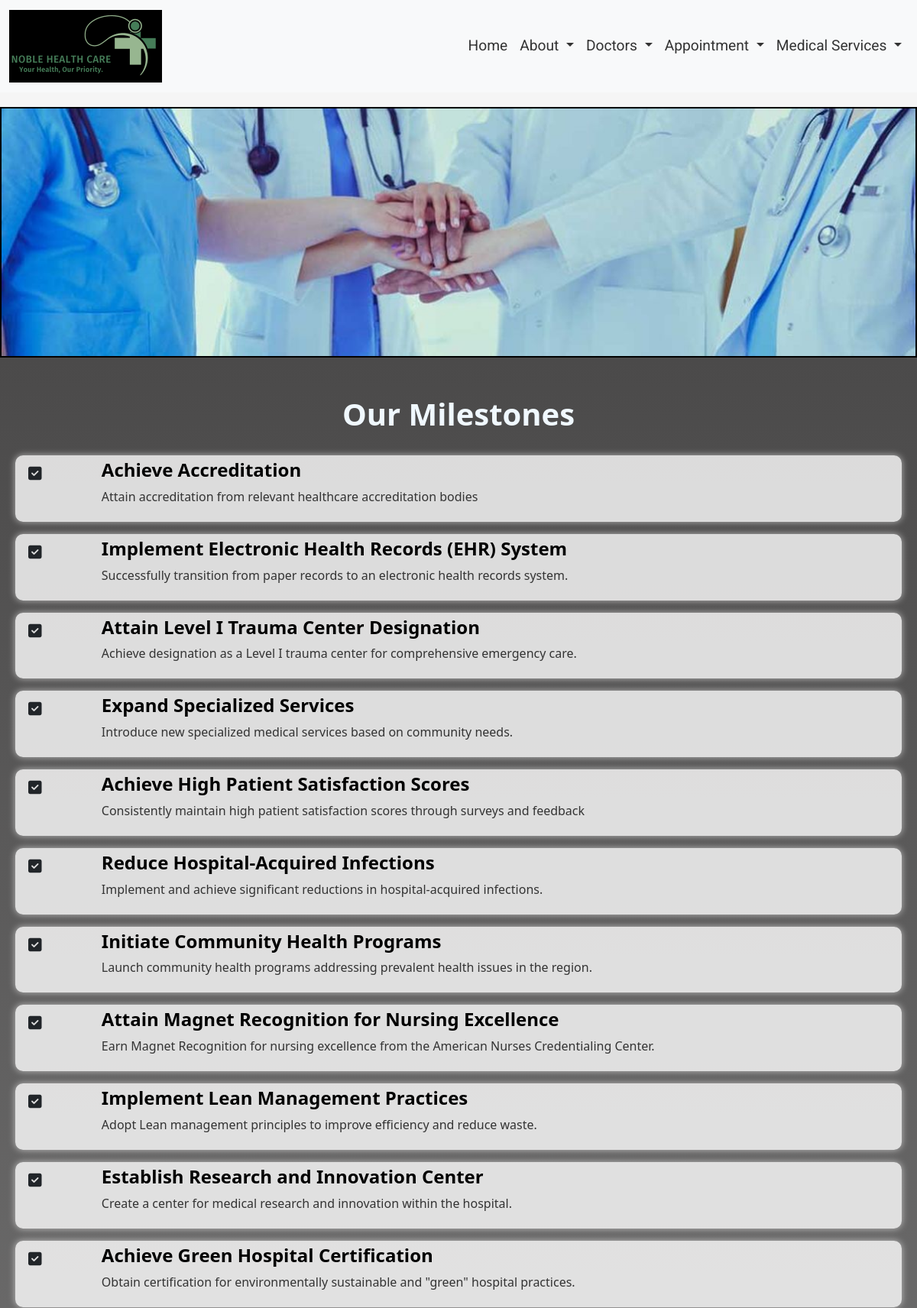
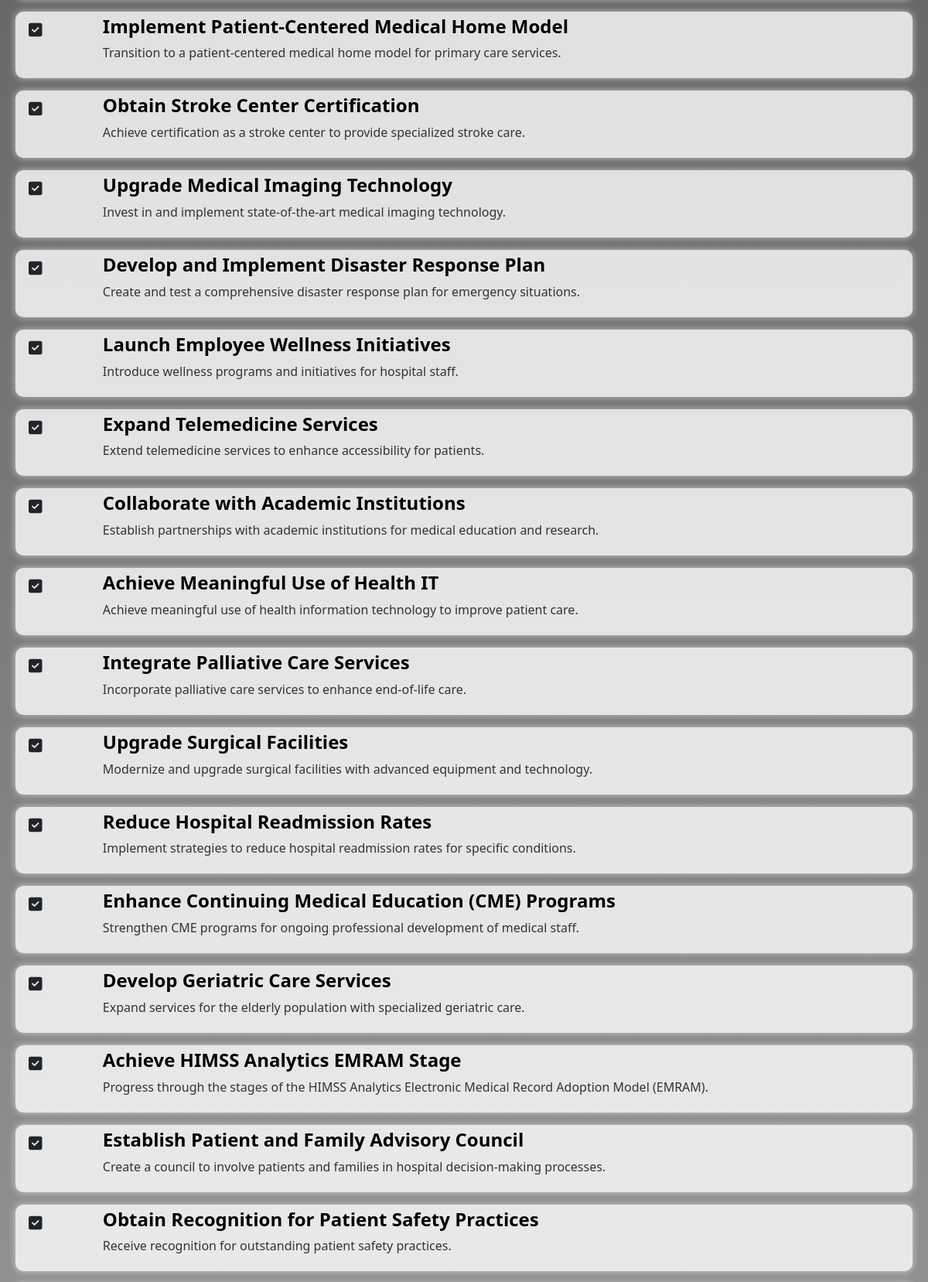
Screenshot of /Home/awards/ (upper part) with the database file from the repository (2 pictures, top to bottom).
### Home/models.py (models this page shows, shortened)
class Achievement(models.Model):
    title = models.CharField(max_length=255)
    description = models.TextField()

### Home/views.py (the view)
# urls.py: path("awards/", views.awards),
def awards(request):
    data = Achievement.objects.all()
    return render(request, "awards.html", {"data": data})

### Home/templates/awards.html (shortened to what this page needs)
<!DOCTYPE html>
<html lang="en">
  <head>
    {% load static %}
    <link rel="stylesheet" href="{% static 'css/bootstrap.min.css' %}" />
    <link rel="stylesheet" href="{% static 'css/award.css' %}" />
  </head>
  <body>
    <header>
      <nav class="navbar navbar-expand-lg bg-body-tertiary bg-white fixed-top">
        <div class="container-fluid">
          <a class="navbar-brand" href="#"
            ><img
              src="{% static 'image/logo1.png' %}"
              alt="Hospotal logo"
              width="200"
          /></a>
          <div class="collapse navbar-collapse" id="navbarNavDropdown">
            <ul class="navbar-nav" id="navbar-nav">
              <li class="nav-item">
                <a class="nav-link" id="nav-item1" href="/Home/">Home</a>
              </li>
              <li class="nav-item dropdown">
                <a
                  class="nav-link dropdown-toggle"
                  href="#"
                  role="button"
                  data-bs-toggle="dropdown"
                  aria-expanded="false"
                  id="nav-item2"
                >
                  About
                </a>
              </li>
              <li class="nav-item dropdown">
                <a
                  class="nav-link dropdown-toggle"
                  href="#"
                  role="button"
                  data-bs-toggle="dropdown"
                  aria-expanded="false"
                  id="nav-item3"
                >
                  Doctors
                </a>
              </li>
              <li class="nav-item dropdown">
                <a
                  class="nav-link dropdown-toggle"
                  href="#"
                  role="button"
                  data-bs-toggle="dropdown"
                  aria-expanded="false"
                  id="nav-item6"
                >
                  Appointment
                </a>
              </li>
              <li class="nav-item dropdown">
                <a
                  class="nav-link dropdown-toggle"
                  href="#"
                  role="button"
                  data-bs-toggle="dropdown"
                  aria-expanded="false"
                  id="nav-item7"
                >
                  Medical Services
                </a>
              </li>
            </ul>
          </div>
        </div>
      </nav>
    </header>
    <main>
      <div class="image-container">
        <img
          src="{% static 'image/awards/milestones.jpg' %}"
          alt="milestone image"
          class="achievement"
        />
      </div>
      <section class="milestone-main-container">
        <div class="milestone-container-heading">
          <h1 class="milestone-main-heading">Our Milestones</h1>
          {% for Achievement in data %}
          <div class="milestone-container d-flex justify-content-start mb-3">
            <div class="container-fluid">
              <div class="row">
                <div class="col-1 pt-2">
                  <i class="fa-solid fa-square-check checkbox-icon"></i>
                </div>
                <div class="col-11">
                  <h1 class="milestone-heading">{{ Achievement.title }}</h1>
                  <p class="milestone-description">
                    {{ Achievement.description }}
                  </p>
                </div>
              </div>
            </div>
          </div>
          {% endfor %}
        </div>
      </section>
    </main>
  </body>
</html>

### Home/static/css/award.css (style rules this page uses)
* { padding: 0; margin: 0; box-sizing: border-box; }
:root { --backgroundColor: #f5f5f5; --headingColor: #000000; --textColor: #333333; --footerColor: #cccccc; }
html { font-family: "Roboto", sans-serif; background-color: var(--backgroundColor); }
#navbar-nav { margin-left: auto; font-size: 1.2rem; font-weight: 400; }
:is( #nav-item1, #nav-item2, #nav-item3, #nav-item4, #nav-item5, #nav-item6, #nav-item7 ) { color: var(--textColor); font-family: "Roboto", sans-serif; }
:is( #nav-item1, #nav-item2, #nav-item3, #nav-item4, #nav-item5, #nav-item6, #nav-item7 ):hover { text-decoration: underline; text-shadow: 3px 3px 5px gray; }
.image-container { margin-top: 140px; }
.achievement { width: 100%; border: 2px solid black; }
.milestone-main-container { background: linear-gradient(to bottom, #4b4a4a, #999999); }
.milestone-container-heading { padding-top: 50px; padding-bottom: 50px; }
.milestone-main-heading { font-size: 2.5rem; font-weight: 700; color: aliceblue; text-align: center; margin-bottom: 30px; }
.milestone-container { padding: 5px; border-radius: 10px; background: rgba( 255, 255, 255, 0.8 ); box-shadow: 0 0 10px rgba(255, 255, 255, 0.6); margin-left: 20px; margin-right: 20px; transition: transform 0.2s ease-in-out; }
.checkbox-icon { font-size: 1.25rem; }
.milestone-heading { font-size: 1.5rem; font-weight: 600; color: var(--headingColor); }
.milestone-description { font-size: 1rem; font-weight: 400; color: var(--textColor); }

### rows the page displays
Achievement: title "Achieve Accreditation", description "Attain accreditation from relevant healthcare accreditation bodies"
Achievement: title "Implement Electronic Health Records (EHR) System", description "Successfully transition from paper records to an electronic health records system."
Achievement: title "Attain Level I Trauma Center Designation", description "Achieve designation as a Level I trauma center for comprehensive emergency care."
Achievement: title "Expand Specialized Services", description "Introduce new specialized medical services based on community needs."
Achievement: title "Achieve High Patient Satisfaction Scores", description "Consistently maintain high patient satisfaction scores through surveys and feedback"
Achievement: title "Reduce Hospital-Acquired Infections", description "Implement and achieve significant reductions in hospital-acquired infections."
Achievement: title "Initiate Community Health Programs", description "Launch community health programs addressing prevalent health issues in the region."
Achievement: title "Attain Magnet Recognition for Nursing Excellence", description "Earn Magnet Recognition for nursing excellence from the American Nurses Credentialing Center."
Achievement: title "Implement Lean Management Practices", description "Adopt Lean management principles to improve efficiency and reduce waste."
Achievement: title "Establish Research and Innovation Center", description "Create a center for medical research and innovation within the hospital."
Achievement: title "Achieve Green Hospital Certification", description "Obtain certification for environmentally sustainable and \"green\" hospital practices."
Achievement: title "Implement Patient-Centered Medical Home Model", description "Transition to a patient-centered medical home model for primary care services."
Achievement: title "Obtain Stroke Center Certification", description "Achieve certification as a stroke center to provide specialized stroke care."
Achievement: title "Upgrade Medical Imaging Technology", description "Invest in and implement state-of-the-art medical imaging technology."
Achievement: title "Develop and Implement Disaster Response Plan", description "Create and test a comprehensive disaster response plan for emergency situations."
Achievement: title "Launch Employee Wellness Initiatives", description "Introduce wellness programs and initiatives for hospital staff."
Achievement: title "Expand Telemedicine Services", description "Extend telemedicine services to enhance accessibility for patients."
Achievement: title "Collaborate with Academic Institutions", description "Establish partnerships with academic institutions for medical education and research."
Achievement: title "Achieve Meaningful Use of Health IT", description "Achieve meaningful use of health information technology to improve patient care."
Achievement: title "Integrate Palliative Care Services", description "Incorporate palliative care services to enhance end-of-life care."
Achievement: title "Upgrade Surgical Facilities", description "Modernize and upgrade surgical facilities with advanced equipment and technology."
Achievement: title "Reduce Hospital Readmission Rates", description "Implement strategies to reduce hospital readmission rates for specific conditions."
Achievement: title "Enhance Continuing Medical Education (CME) Programs", description "Strengthen CME programs for ongoing professional development of medical staff."
Achievement: title "Develop Geriatric Care Services", description "Expand services for the elderly population with specialized geriatric care."
Achievement: title "Achieve HIMSS Analytics EMRAM Stage", description "Progress through the stages of the HIMSS Analytics Electronic Medical Record Adoption Model (EMRAM)."
Achievement: title "Establish Patient and Family Advisory Council", description "Create a council to involve patients and families in hospital decision-making processes."
Achievement: title "Obtain Recognition for Patient Safety Practices", description "Receive recognition for outstanding patient safety practices."
